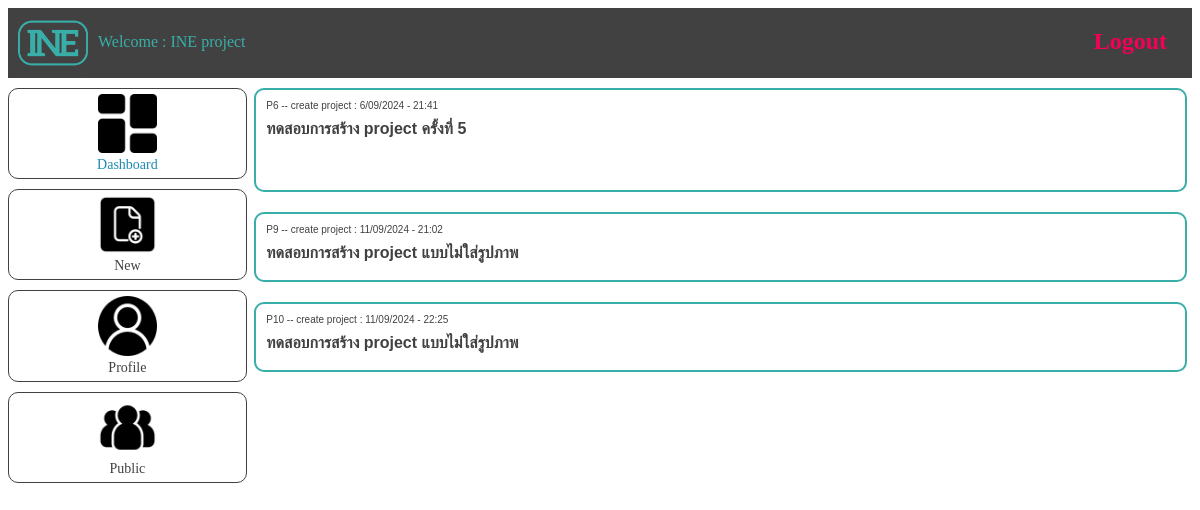
Before: /dashboard/INE project/ (signed in) with the older database file.
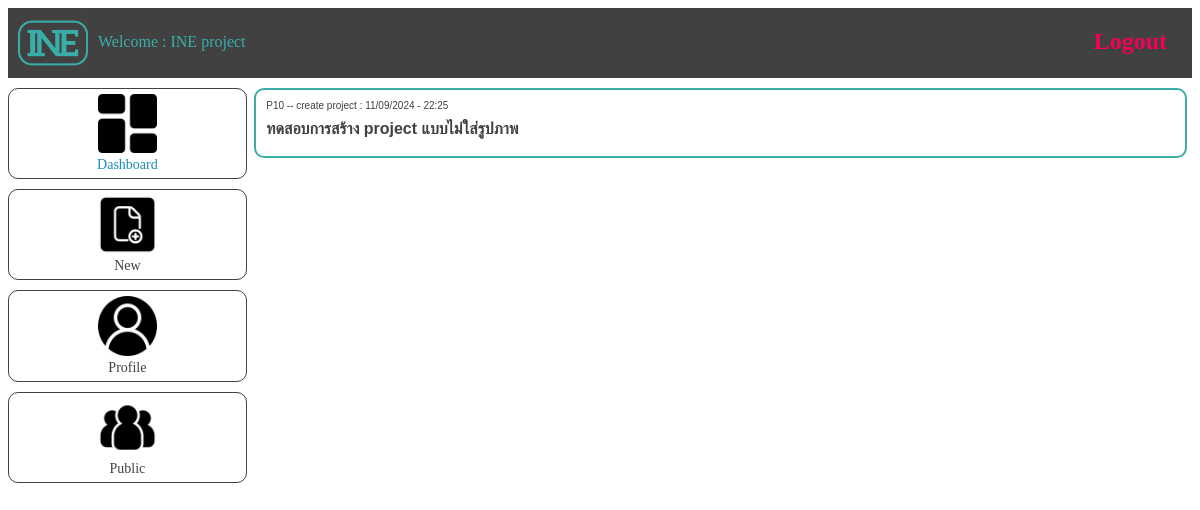
After: the same page with the newer database file.
### INEapp/models.py (models this page shows, shortened)
class Idea(models.Model):
    key_user = models.ForeignKey(User,on_delete=models.CASCADE,null=False,blank=False)
    idea_name = models.CharField(max_length=100,null=False,blank=False)
    idea_description = models.TextField(null=True,blank=True)
    idea_image = models.ImageField(upload_to='media/idea',null=True,blank=True)
    idea_datetime = models.DateTimeField(auto_now_add=True)
    idea_complete = models.DateTimeField(null=True,blank=True)
    idea_status = models.BooleanField(default=False)
    idea_start = models.BooleanField(default=False)
    idea_good = models.ManyToManyField(User,related_name='good',blank=True)

### INEapp/views.py (the view)
# urls.py: path('dashboard/<str:name>/',dashboard,name='dashboard'),
@login_required(login_url='/')
def dashboard(request,name):
    if request.method == 'POST':
        if request.POST.get('btn_new_idea') is not None:
            user = User.objects.get(id=request.user.id)
            form_idea = FormIdea(request.POST)
            if form_idea.is_valid():
                if request.FILES.get('idea_image') is not None:
                    new_idea = Idea.objects.create(
                        idea_name=request.POST['idea_name'],
                        idea_description=request.POST['idea_description'],
                        idea_image=request.FILES['idea_image'],
                        key_user=user
                        )
                else:
                    new_idea = Idea.objects.create(
                        idea_name=request.POST['idea_name'],
                        idea_description=request.POST['idea_description'],
                        key_user=user
                        )
                new_idea.save() ; del new_idea,user
                return redirect(reverse('dashboard',kwargs={'name':name}))
            else:
                return HttpResponse('create new idea failed !')
    else:
        idea = FormIdea()
        user_idea = Idea.objects.filter(key_user = request.user)
        data_list = []
        idea_list = []
        method_complete_list = []
        project_complete_list = []
        count_method_complete = 0
        for list in user_idea:
            idea_list.append(f'P{list.id}')
            data_list.append(SubIdea.objects.filter(key_idea_id=list.id).count())
            for method in SubIdea.objects.filter(key_idea_id=list.id):
                if method.sub_complete is not None:
                    count_method_complete += 1
            if int(SubIdea.objects.filter(key_idea_id=list.id).count()) == 0:
                percen = 0
            else:
                percen = float((int(count_method_complete) / int(SubIdea.objects.filter(key_idea_id=list.id).count())) * 100)
            method_complete_list.append(percen)
            count_method_complete = 0
        for check_complete in Idea.objects.filter(key_user_id=request.user.id):
            if check_complete.idea_complete is not None:
                count_method_complete += 1
        if int(Idea.objects.filter(key_user_id=request.user.id).count()) == 0:
            project_complete_list.append(0)
        else:
            project_complete_list.append(
                (int(count_method_complete) / int(Idea.objects.filter(key_user_id=request.user.id).count())) * 100
                )
            project_complete_list.append(
                100 - (int(count_method_complete) / int(Idea.objects.filter(key_user_id=request.user.id).count())) * 100
                )
        context = {
            'name':name,'form_idea':idea,
            'idea':user_idea,
            'list_idea':idea_list,
            'list_data':data_list,
            'complete_m':method_complete_list,
            'complete_p':project_complete_list
            }
        del name,idea,user_idea,idea_list,data_list,count_method_complete,project_complete_list
        return render(request,'dashboard.html',context)

### template/dashboard.html (shortened to what this page needs)
{% load static %}
<!DOCTYPE html>
<html lang="en">
<head>
    <link rel="stylesheet" href="{% static 'style/main.css' %}">
    <link rel="stylesheet" href="{% static 'style/dashboard.css' %}">
</head>
<body>
    <div class="menubar">
        <img src="{% static 'image/INE.png' %}" alt="logo" class="image_logo"><p class="text_logo">Welcome : {{ name }}</p>
        <a href="/logout/"><h2 class="logout_button">Logout</h2></a>
    </div>
    <div class="grid_dashboard">
        <div class="menu_dashboard">
            <a href="#" onclick="select_menu('menu-1'),viewDashboard()"><li id="menu-1"><img src="{% static 'image/dash_b.png' %}" alt="" id="img-menu"><br>Dashboard</li></a>
            <a href="#" onclick="select_menu('menu-4'),new_idea()"><li id="menu-4"><img src="{% static 'image/new.png' %}" alt="" id="img-menu"><br>New</li></a>
            <a href="profile/" onclick="select_menu('menu-3')"><li id="menu-3"><img src="{% static 'image/profile.png' %}" alt="" id="img-menu"><br>Profile</li></a>
            <a href="public/" onclick="select_menu('menu-2')"><li id="menu-2"><img src="{% static 'image/public.png' %}" alt="" id="img-menu"><br>Public</li></a>
        </div>
        <div class="item_dashboard">
            {% if idea %}
                {% for ideas in idea %}
                    <a href="idea/{{ ideas.id }}" id="link-sub-item"><div class="sub_item">
                        <p id="text-time">P{{ ideas.id }} -- create project : {{ ideas.idea_datetime|date:'j/m/Y - G:i'}}</p>
                        <div><p id="text-idea"><b>{{ ideas.idea_name }}</b></p></div>
                        {% if ideas.idea_image %}
                            <div><img src="/static/{{ideas.idea_image}}/" alt=""></div>
                        {% endif %}
                        <br>
                    </div></a>
                {% endfor %}
            {% else %}
                <div class="sub_item" style="text-align: center; align-content: center;">
                    <h1>Not Project</h1><br>
                    <p>please create a project in the side menu.</p>
                </div>
            {% endif %}
        </div>
    </div>
</body>
</html>

### INEapp/static/style/main.css (style rules this page uses)
.menubar { width: 100%; height: 70px; background-color: #414141; }
.image_logo { margin-left: 10px; width: 70px; height: 70px; float: left; }
.text_logo { color: #39aea9; float: left; margin: 25px 0px 0px 10px; }
.logout_button { color: #f50057; float: right; margin: 20px 25px; }

### INEapp/static/style/dashboard.css (style rules this page uses)
.grid_dashboard { display: grid; grid-template-columns: 20% auto; }
.menu_dashboard { font-size: 14px; }
.menu_dashboard a { text-decoration: none; text-align: center; }
.menu_dashboard a #menu-1 { color: #1a8ab4; }
.menu_dashboard a li { margin: 10px 0px 10px 0px; padding: 5px 0px 5px 0px; width: 100%; border: 1px solid #414141; border-radius: 10px; list-style: none; color: #414141; }
.item_dashboard { font-family: Arial, Helvetica, sans-serif; }
.sub_item { display: grid; grid-template-rows: 30px auto auto; margin: 10px 1% 20px 1%; width: 98%; border: 2px solid #39aea9; border-radius: 10px; }
#link-sub-item { text-decoration: none; color: #414141; }
#text-idea { margin: 0px 0px 0px 10px; }
#text-time { font-size: 10px; margin-left: 10px; }
#img-menu { max-width: 25%; }

Changed rows visible on the page:
removed Idea: id "6", idea_datetime "6/09/2024 - 21:41", idea_name "ทดสอบการสร้าง project ครั้งที่ 5"
removed Idea: id "9", idea_datetime "11/09/2024 - 21:02", idea_name "ทดสอบการสร้าง project แบบไม่ใส่รูปภาพ"
